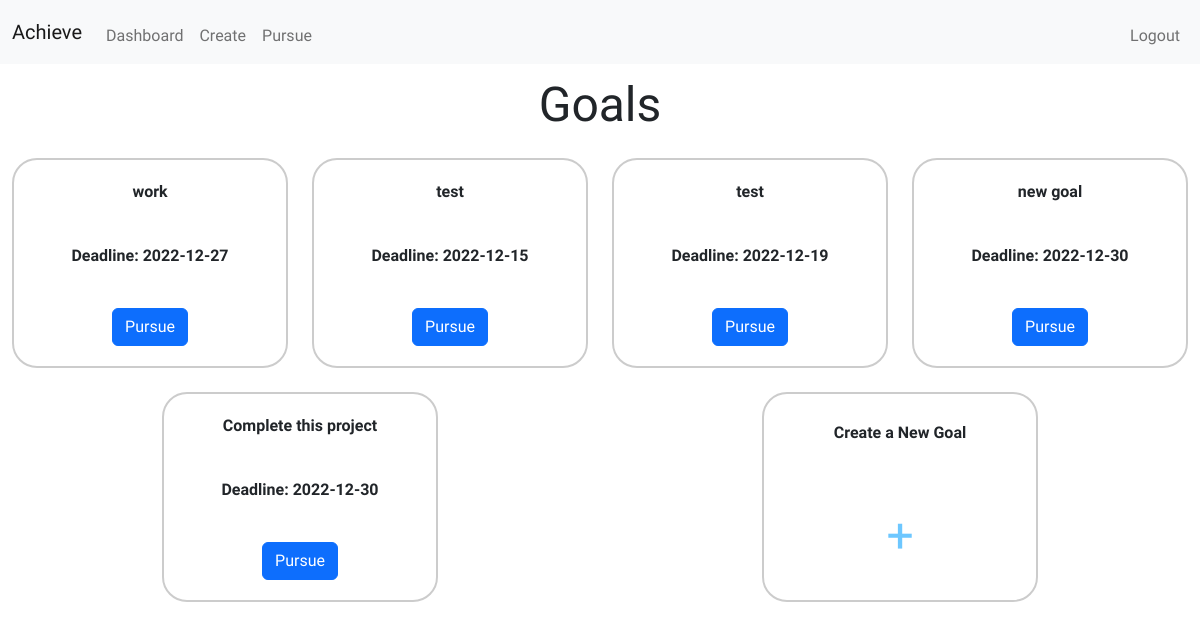
The page /dashboard (signed in) on the database as committed earlier.
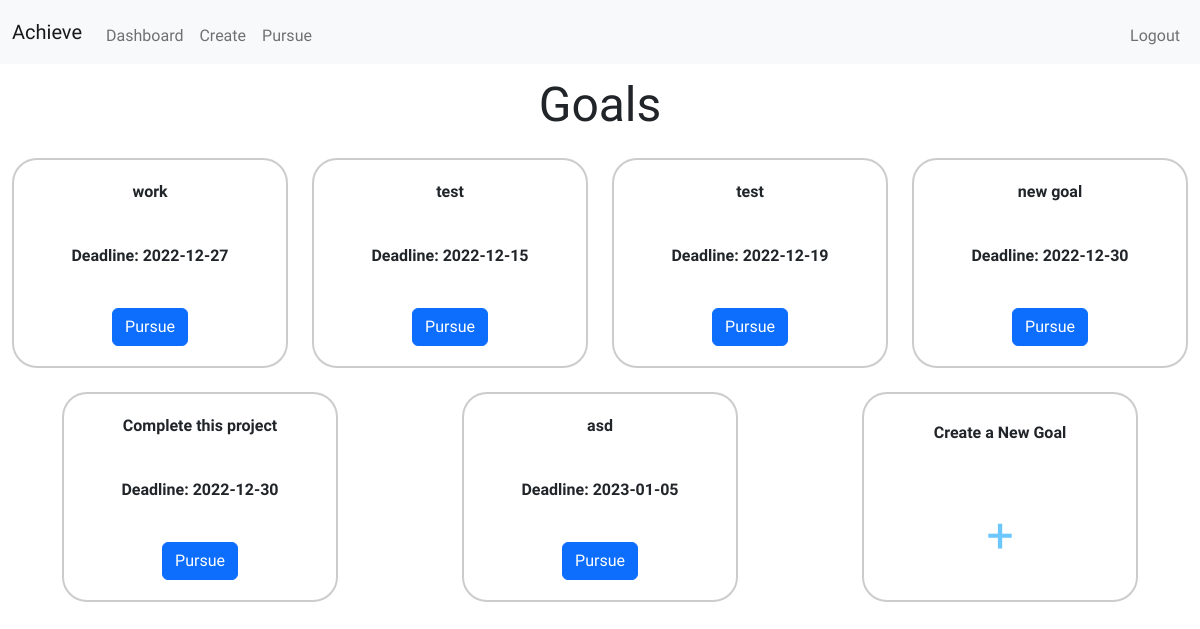
The same page on the database as committed later.
### tables this page shows
CREATE TABLE goal (goal_id INTEGER PRIMARY KEY NOT NULL, goal TEXT NOT NULL, success TEXT NOT NULL, failure TEXT NOT NULL, date_created DATE, deadline DATE, id INTEGER, FOREIGN KEY (id) REFERENCES users(id));

### app.py (the view)
@app.route("/dashboard", methods = ['GET', 'POST'])
def dashboard():
    if session['user_id']:
        rows = db.execute("SELECT goal_id FROM goal WHERE id IN (?)", session["user_id"])
        rows = len(rows)
        goals = db.execute("SELECT goal, deadline, goal_id FROM goal WHERE id IN (?)", session['user_id'])
        return render_template('dashboard.html', rows=rows, goals=goals)
    return redirect('login')

### app.py (called while the page is built)
@app.after_request
def after_request(response):
    response.headers["Cache-Control"] = "no-cache, no-store, must-revalidate"
    response.headers["Expires"] = 0
    response.headers["Pragma"] = "no-cache"
    return response

### templates/dashboard.html (shortened to what this page needs)
{% extends "layout.html" %}
{% block main %}
    <h2 id ="dashboardHead">Goals</h2>
    <section class="dashboardContainer">
        {% for goal in goals %}
        <section class="dashboardChild">
            <span>{{ goal.goal}}</span>
            <span>Deadline: {{goal.deadline}}</span>
            <button data-goal-id="{{ goal.goal_id }}" id="button-{{ loop.index }}" class="btn btn-primary dash">Pursue</a>
        </section>
        {% endfor %}
        <section class="dashboardChild">
            <span>Create a New Goal</span>
            <a href="/create" id="plus">+</a>
        </section>
    </section>
{% endblock %}

### templates/layout.html (shortened to what this page needs)
<!DOCTYPE html>
<html lang="en">
    <head>
            <link href="https://cdn.jsdelivr.net/npm/bootstrap@5.2.2/dist/css/bootstrap.min.css" rel="stylesheet">
            <link rel="stylesheet" href="/static/styles.css">
    </head>
    <body>
        <header>
            <nav class="navbar navbar-expand-lg bg-light">
                <div class="container-fluid">
                    <a class="navbar-brand" href="/">Achieve</a>
                    <div class="collapse navbar-collapse" id="navbarNav">
                        {% if session['user_id'] %}
                            <ul class="navbar-nav me-auto mt-2">
                                <li class="nav-item"><a class="nav-link " aria-current="page" href="/dashboard">Dashboard</a></li>
                                <li class="nav-item"><a class="nav-link" href="/create">Create</a></li>
                                <li class="nav-item"><a class="nav-link" href="/pursue">Pursue</a></li>
                            </ul>
                            <ul class="navbar-nav ms-auto mt-2">
                                <li class="nav-item"><a class="nav-link" href="/logout">Logout</a></li>
                            </ul>
                        {% else %}
                            <ul class="navbar-nav ms-auto mt-2">
                                <li class="nav-item"><a class="nav-link" href="/register">Register</a></li>
                                <li class="nav-item"><a class="nav-link" href="/login">Log In</a></li>
                            </ul>
                        {% endif %}
                  </div>
                </div>
              </nav>
        </header>
        <main>
            {% block main %}
            {% endblock %}
        </main>
    </body>
</html>

### static/styles.css (style rules this page uses)
* { margin: 0; padding: 0; box-sizing: border-box; }
body { font-family: 'Sono', 'Helvetica', sans-serif; min-height: 100vh; width: 100%; }
main { width: 100%; height: 700px; }
#dashboardHead { font-size: 3rem; text-align: center; margin: 1% 0 0 0 ; }
.dashboardContainer { display: flex; height: 100%; width: 100%; flex-flow: row wrap; justify-content: space-around; align-content: flex-start; }
.dashboardContainer section { display: flex; border: 2px solid #ccc; border-radius: 25px; height: 30%; width: 23%; margin: 2% 0 0 0 ; flex-flow: column wrap; justify-content: space-around; align-items: center; }
.dashboardChild span { font-size: 1rem; font-weight: 700; }
.dashboardChild a { font-size: 1.2rem; text-decoration: none; color: rgb(109, 199, 255); }
#plus { font-size: 3rem; }

Rows that differ between the two databases and show on the page:
added goal: goal "asd", deadline "2023-01-05"
